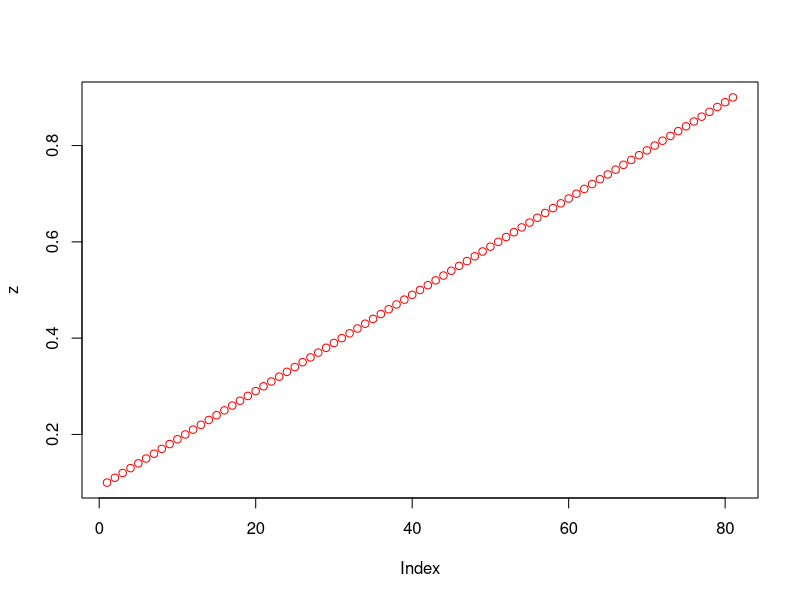
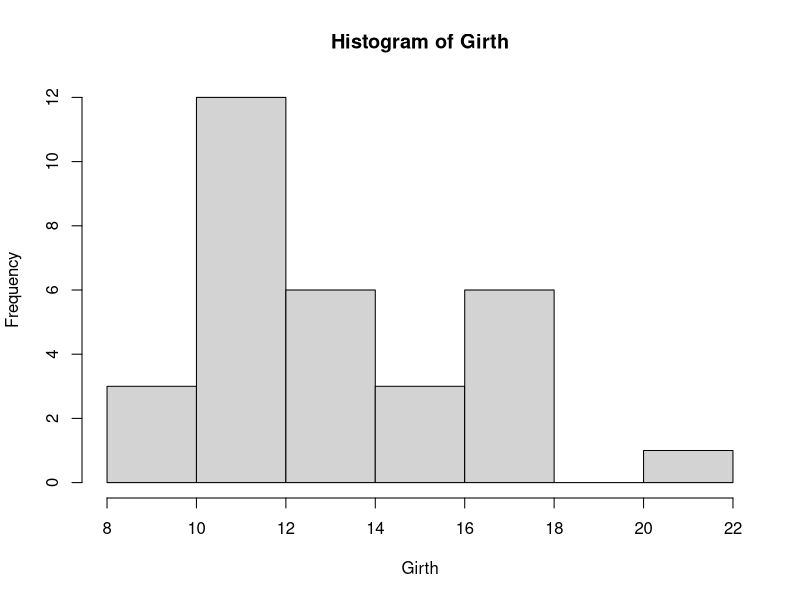
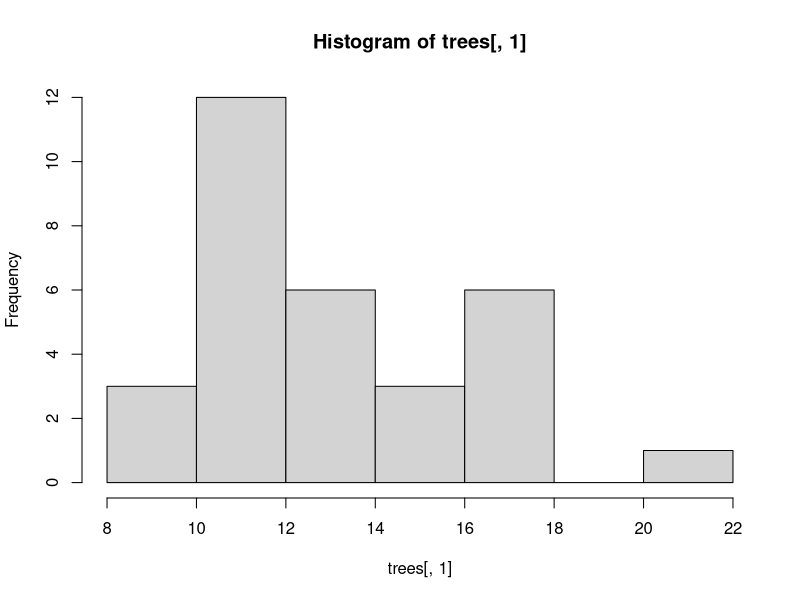
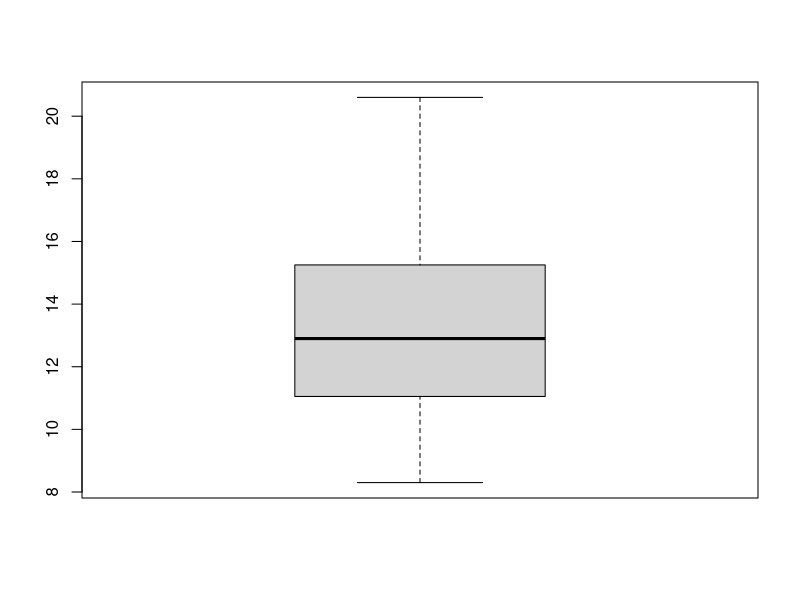
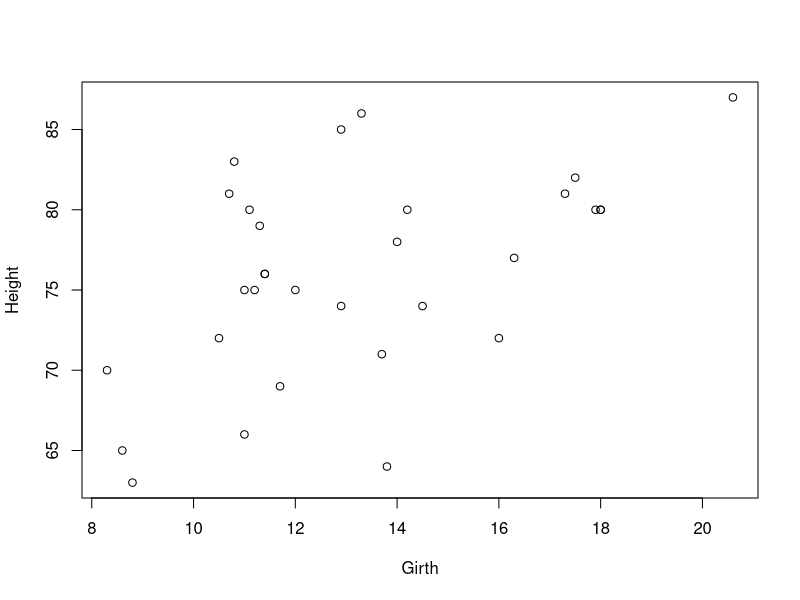
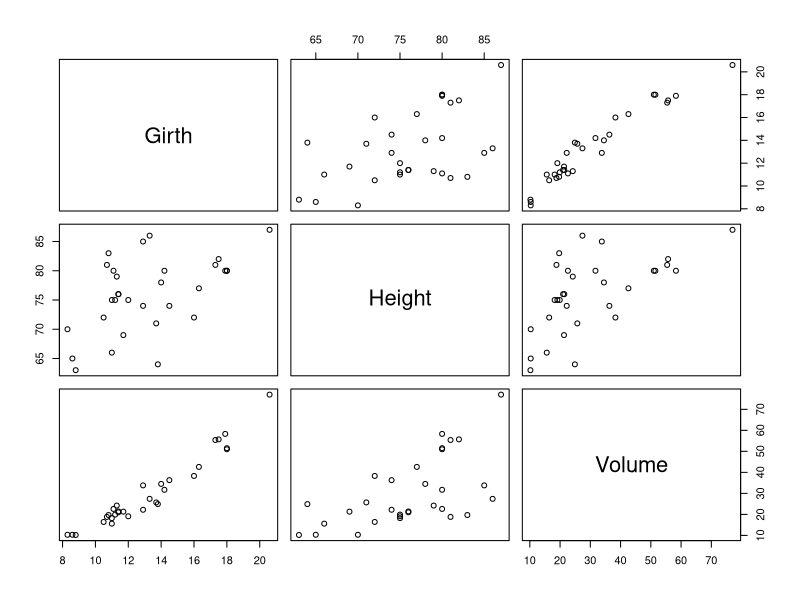
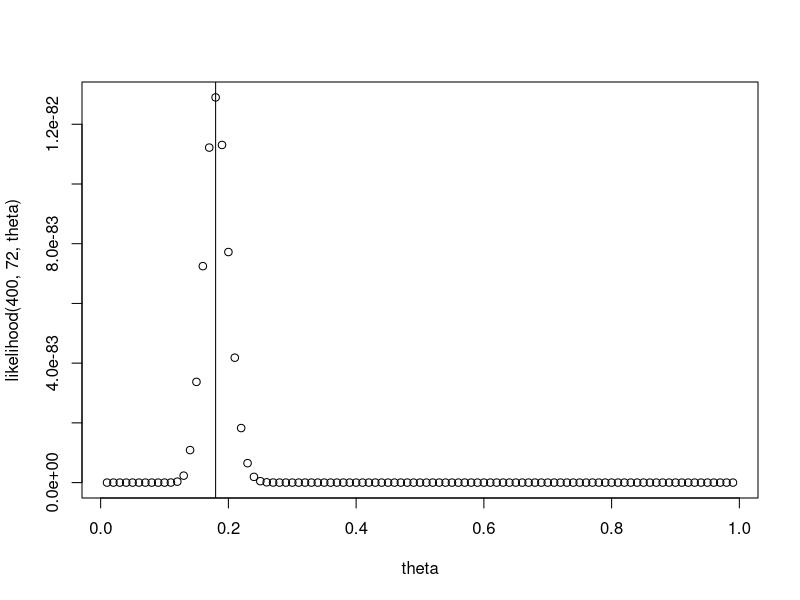
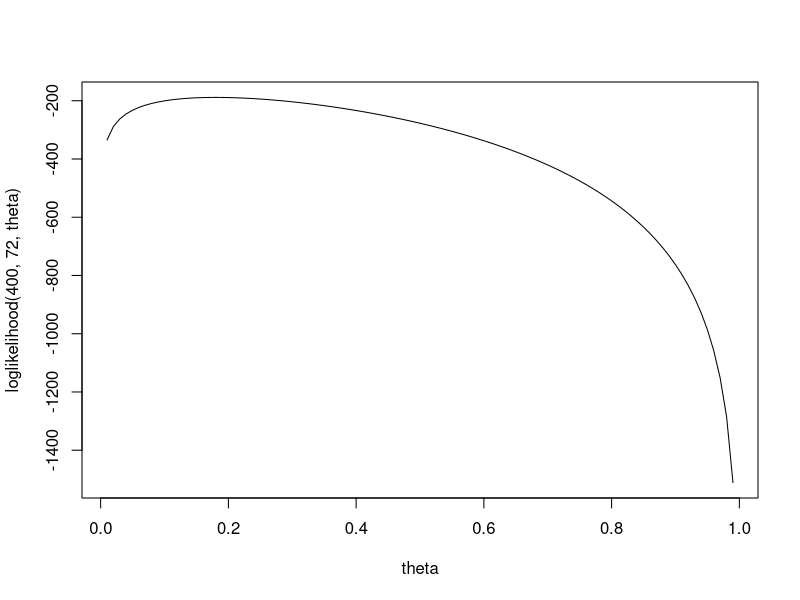

Write the R code that produced these figures, in order.
z = seq(from=.1, to=.9, by=0.01)
plot(z,col='red')
trees
trees[,1]
sum(trees[,1])
names(trees)
attach(trees)
hist(Girth)
hist(trees[,1])
boxplot(Girth)
plot(Girth,Height)
#Useful Visualization tool
pairs(trees)
#Summary Statistics 
summary(trees)

#Plotting Likelihood in R 
#Binomial or Bernoulli 
likelihood = function(n,y,theta){
  return(theta^y*(1-theta)^(n-y))
}
theta = seq(from=0.01, to=0.99, by=0.01)
plot(theta, likelihood(400,72,theta))
72/420
abline(v=.18)
loglikelihood = function(n,y,theta){
  return (y*log(theta)+(n-y)*log(1-theta))
}

plot(theta,loglikelihood(400,72,theta),type='l')

